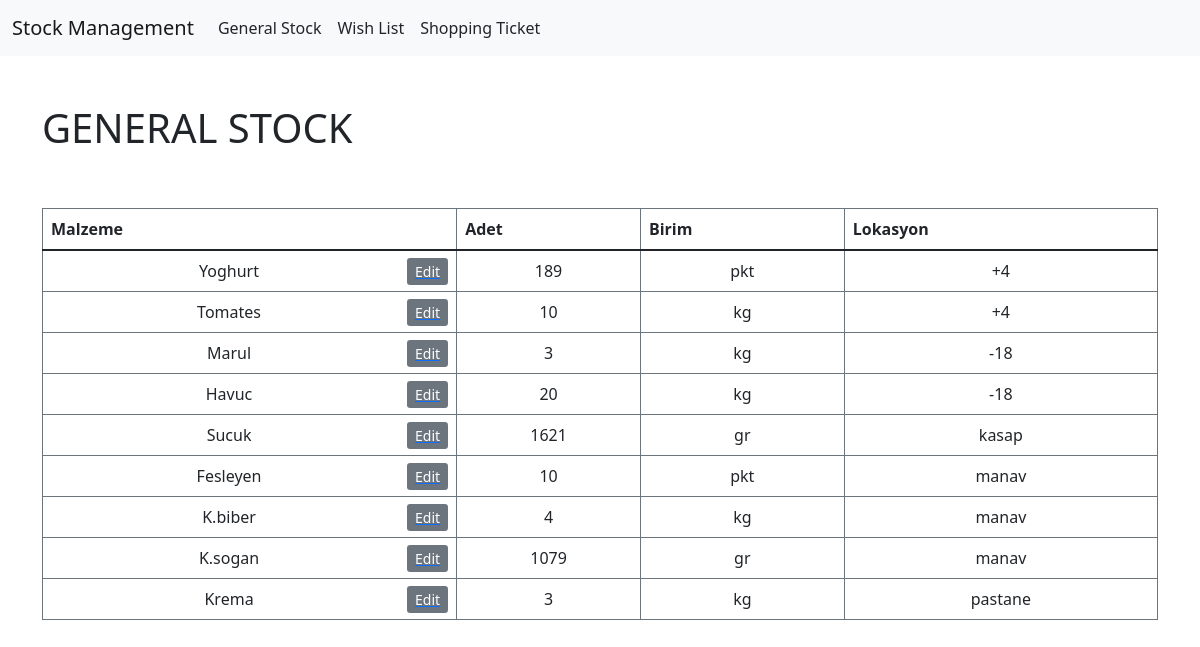
The page / on the database its author committed.
### tables this page shows
CREATE TABLE "stock"
(
    id       INTEGER
        primary key autoincrement,
    tarih    TIMESTAMP default CURRENT_TIMESTAMP not null,
    malzeme  TEXT    not null,
    adet     INTEGER not null,
    birim    TEXT,
    lokasyon TEXT    not null
);

### app.py (the view)
@app.route('/')
def stock():
    conn = get_db_connection()
    stock = conn.execute('SELECT * FROM stock ORDER BY lokasyon').fetchall()
    conn.close()
    return render_template('stock.html', stock=stock)

### functions.py (called while the page is built)
def get_db_connection():
    conn = sqlite3.connect('database.db')
    conn.row_factory = sqlite3.Row
    return conn

### templates/stock.html (shortened to what this page needs)
{% extends 'base.html' %}
{% block body %}
    <div class="container table-responsive">
        <h1>GENERAL STOCK</h1>
        <table class="table table-bordered border-secondary table-hover" style="margin-top: 5%">
            <thead>
            <tr>
                <th scope="col">Malzeme</th>
                <th scope="col">Adet</th>
                <th scope="col">Birim</th>
                <th scope="col">Lokasyon</th>
            </tr>
            </thead>
            <tbody>
            {% for item in stock %}
                <tr class="text-center">
                    <td>{{ item['malzeme'] }}
                        <a class='float-end'href="{{ url_for('edit_stock', id=item['id']) }}">
                            <span class="btn-sm btn-secondary">Edit</span>
                        </a>
                    </td>
                    <td>{{ item['adet'] }}
                    </td>
                    <td>{{ item['birim'] }}</td>
                    <td>{{ item['lokasyon'] }}</td>
                </tr>
            {% endfor %}
            </tbody>
        </table>
    </div>
{% endblock %}

### templates/base.html (shortened to what this page needs)
<!DOCTYPE html>
<html lang="en">
<head>
    <link href="https://cdn.jsdelivr.net/npm/bootstrap@5.1.3/dist/css/bootstrap.min.css" rel="stylesheet"
>
</head>
<body>
<nav class="navbar navbar-expand-lg navbar-light bg-light mb-5">
    <div class="container-fluid">
        <a class="navbar-brand" href="/">Stock Management</a>
        <div class="collapse navbar-collapse" id="navbarNavAltMarkup">
            <div class="navbar-nav">
                <a class="nav-link text-dark" href="{{ url_for('stock') }}">General Stock</a>
                <a class="nav-link text-dark" href="{{ url_for('wish_list') }}">Wish List</a>
                <a class="nav-link text-dark" href="{{ url_for('ticket') }}">Shopping Ticket</a>
            </div>
        </div>
    </div>
</nav>
{% block body %}
{% endblock %}
</body>
</html>

### rows shown on the page
stock: malzeme "Yoghurt", adet "189", birim "pkt", lokasyon "+4"
stock: malzeme "Tomates", adet "10", birim "kg", lokasyon "+4"
stock: malzeme "Marul", adet "3", birim "kg", lokasyon "-18"
stock: malzeme "Havuc", adet "20", birim "kg", lokasyon "-18"
stock: malzeme "Sucuk", adet "1621", birim "gr", lokasyon "kasap"
stock: malzeme "Fesleyen", adet "10", birim "pkt", lokasyon "manav"
stock: malzeme "K.biber", adet "4", birim "kg", lokasyon "manav"
stock: malzeme "K.sogan", adet "1079", birim "gr", lokasyon "manav"
stock: malzeme "Krema", adet "3", birim "kg", lokasyon "pastane"
